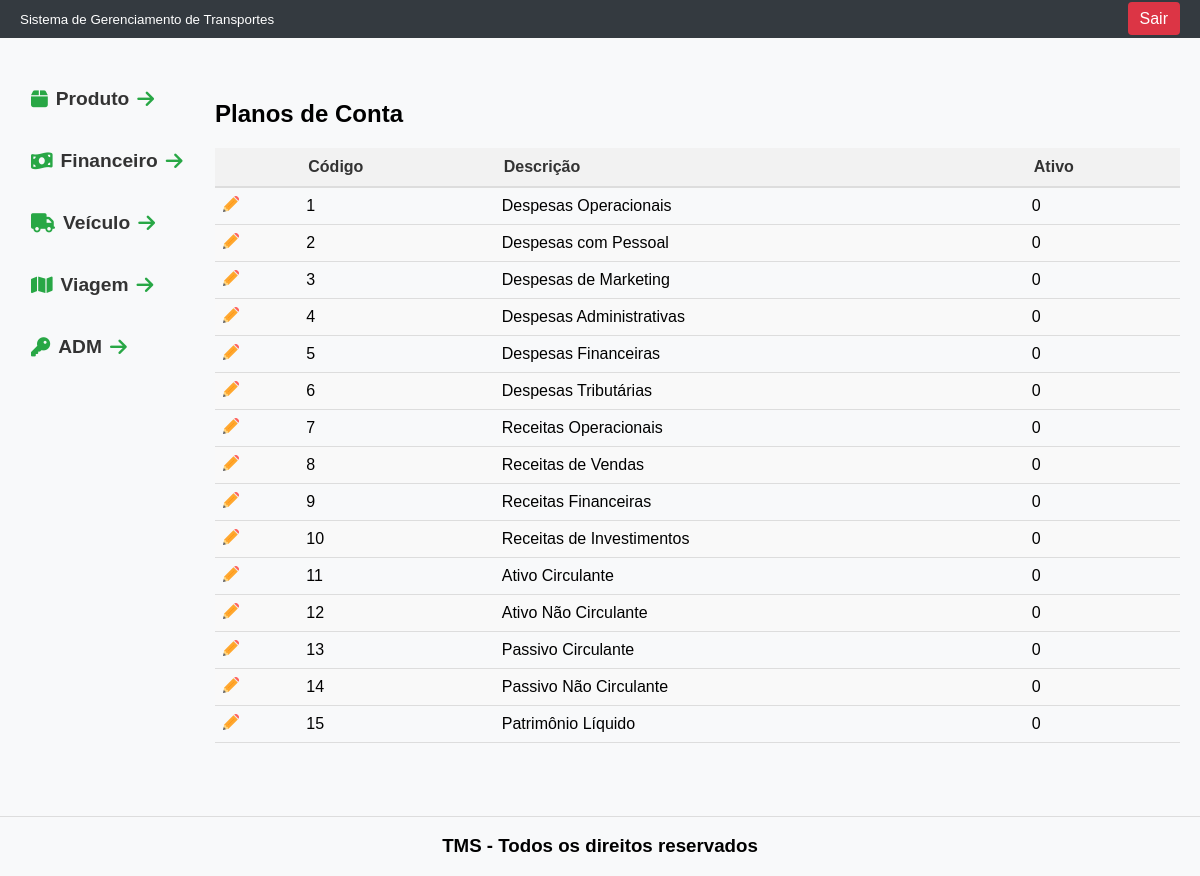
Screenshot of /tcc/planoContas with the database file from the repository.
### tables this page shows
CREATE TABLE `plano_conta` (
  `id` int(11) NOT NULL,
  `descricao` varchar(50) NOT NULL,
  `ativo` char(1) NOT NULL,
  `natureza` char(1) NOT NULL,
  `tipo` varchar(2) NOT NULL,
  `observacao` varchar(100) NOT NULL
);

### tcc/Controller/PlanoContasController.php (called while the page is built, shortened)
<?php
class PlanoContasController{
    public static function index(){
        $plano_contas_DAO = new PlanoContasDAO();
        $lista_plac = $plano_contas_DAO->getAllRows();
        $total_plac = count($lista_plac);
        include 'View/modulos/plano_contas/listar_plano_contas.php';
    }
}

### tcc/index.php (called while the page is built, shortened)
<?php
include 'rotas.php';

### tcc/DAO/MySQL.php (called while the page is built)
<?php
class MySQL extends PDO{
    private $host       = "localhost";
    private $usuario    = "root";
    private $senha      = "";
    private $db         = "tcc";
    private $opcoes = array(PDO::ATTR_ERRMODE => PDO::ERRMODE_EXCEPTION);
    public function __construct(){
        $dsn = "mysql:host=".$this->host.";dbname=".$this->db;
        return parent::__construct($dsn, $this->usuario, $this->senha, $this->opcoes);
    }
}

### tcc/DAO/planocontasDAO.php (called while the page is built, shortened)
<?php
class PlanoContasDAO{
    private $conexao;
    public function __construct(){
        include_once "MySQL.php";
        $this->conexao = new MySQL();
    }
    public function getAllRows(){
        $stmt = $this->conexao->prepare("SELECT * FROM plano_conta");
        $stmt->execute();
        $arr_plano_contas = array();
        while($f = $stmt->fetchObject()){
            $arr_plano_contas[] = $f;
        }
        return $arr_plano_contas;
    }
}

### tcc/View/modulos/plano_contas/listar_plano_contas.php (the view, shortened to what this page needs)
<!DOCTYPE html>
<html lang="en">
<head>
</head>
<body>
    <div class="header">
        <?php include PATH_VIEW . 'includes/cabecalho.php' ?>
    </div>
    <div class="container">
        <div class="menu">
            <?php include PATH_VIEW . 'includes/menu.php' ?>
        </div>
        <main>
            <div class="titulo-pagina">
                <h2>Planos de Conta</h2>
            </div>
            <table>
                <thead>
                    <tr>
                        <th></th>
                        <th>Código</th>
                        <th>Descrição</th>
                        <th>Ativo</th>
                    </tr>
                </thead>
                <tbody>
                    <?php for($i=0; $i<$total_plac; $i++): ?>
                    <tr>
                        <td class="icon">
                            <a href="/tcc/plano_contas/ver?id=<?= $lista_plac[$i]->id ?>">
                                <img title="Editar" src="/tcc/View/includes/imagem/lapis.png" alt="Ícone de Lápis">
                            </a>
                        </td>
                        <td> <?= $lista_plac[$i]->id ?> </td>
                        <td> <?= $lista_plac[$i]->descricao ?></td>
                        <td> <?= $lista_plac[$i]->ativo ?> </td>
                    </tr>
                    <?php endfor ?>
                </tbody>
            </table>
        </main>
    </div>
    <div class="footer">
        <?php include PATH_VIEW . 'includes/rodape.php' ?>
    </div>
</body>
</html>

### tcc/View/modulos/plano_contas/listar_plano_contas.php (style rules this page uses)
body { margin: 0; font-family: Arial, sans-serif; display: flex; flex-direction: column; height: 100vh; }
.footer { background-color: #f8f9fa; text-align: center; padding: 0px; position: fixed; bottom: 0; left: 0; right: 0; margin-bottom: 0px; border-top: 1px solid #ddd; }
.container { display: flex; flex: 1; margin-top: 60px; margin-bottom: 10px; }
.menu { width: 15%; background-color: #f8f9fa; padding: 0px; box-sizing: border-box; border-right: 0px solid #ddd; margin-left: 15px; }
main { flex: 1; padding: 20px; box-sizing: border-box; background-color: #f8f9fa; margin: 0px; }
table { width: 100%; border-collapse: collapse; font-family: Arial, sans-serif; }
thead th { background-color: #f2f2f2; color: #333; padding: 10px; border-bottom: 2px solid #ddd; text-align: left; }
tbody td { padding: 8px; border-bottom: 1px solid #ddd; }
tbody tr:nth-child(even) { background-color: #f9f9f9; }
td a { color: #007bff; text-decoration: none; }
.icon img { width: 16px; height: 16px; }

### tcc/View/includes/cabecalho.php (style rules this page uses)
.header { background-color: #343a40; color: #fff; padding: 10px 20px; display: flex; justify-content: space-between; align-items: center; position: fixed; top: 0; left: 0; right: 0; z-index: 1000; }

### tcc/View/includes/menu.php (style rules this page uses)
body { font-family: 'Poppins', sans-serif; margin: 0; background-color: #f8f9fa; }

### rows the page displays
plano_conta: id "1", descricao "Despesas Operacionais", ativo "0"
plano_conta: id "2", descricao "Despesas com Pessoal", ativo "0"
plano_conta: id "3", descricao "Despesas de Marketing", ativo "0"
plano_conta: id "4", descricao "Despesas Administrativas", ativo "0"
plano_conta: id "5", descricao "Despesas Financeiras", ativo "0"
plano_conta: id "6", descricao "Despesas Tributárias", ativo "0"
plano_conta: id "7", descricao "Receitas Operacionais", ativo "0"
plano_conta: id "8", descricao "Receitas de Vendas", ativo "0"
plano_conta: id "9", descricao "Receitas Financeiras", ativo "0"
plano_conta: id "10", descricao "Receitas de Investimentos", ativo "0"
plano_conta: id "11", descricao "Ativo Circulante", ativo "0"
plano_conta: id "12", descricao "Ativo Não Circulante", ativo "0"
plano_conta: id "13", descricao "Passivo Circulante", ativo "0"
plano_conta: id "14", descricao "Passivo Não Circulante", ativo "0"
plano_conta: id "15", descricao "Patrimônio Líquido", ativo "0"
